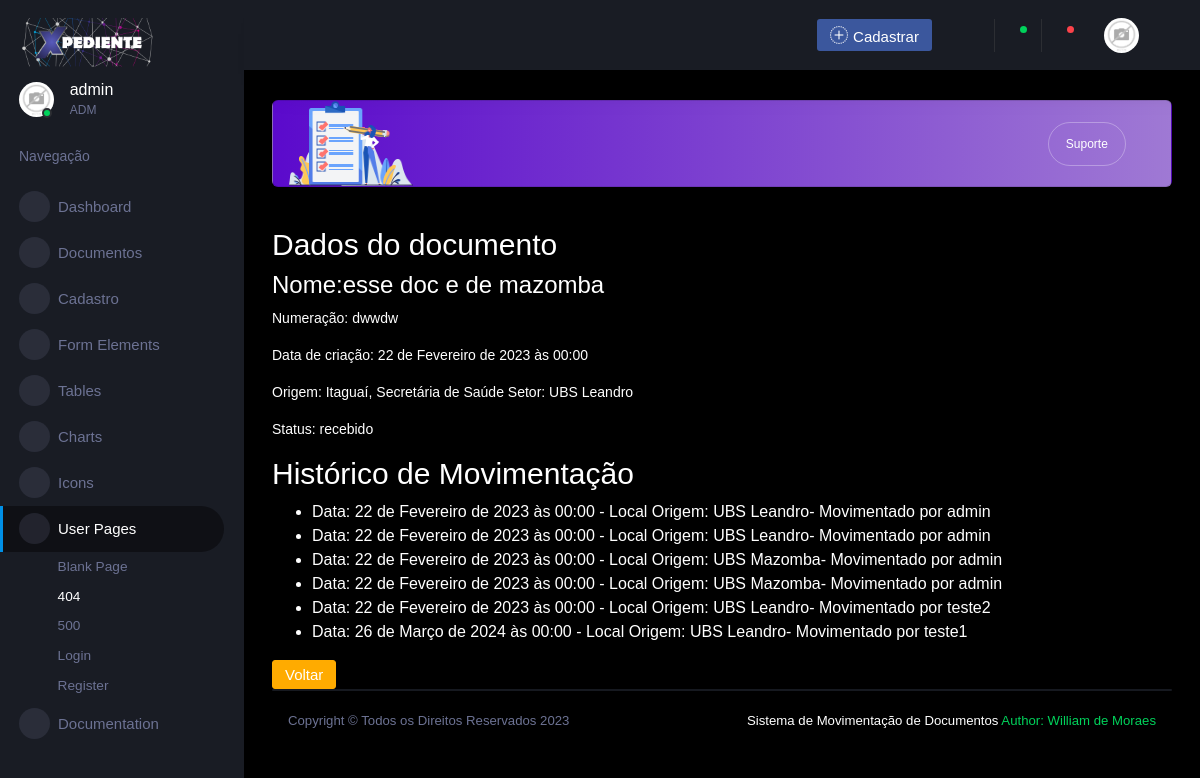
Page /documento_view/4 (signed in) on the committed database.
### App/models.py (models this page shows, shortened)
class Documento(models.Model):
    nome = models.CharField(max_length=60, blank=False, unique=True, null=True, verbose_name='Nome')
    tipo = models.CharField(max_length=15, blank=False, null=True, verbose_name='Tipo',
        choices=(
                ( 'processo' ,  'Processo' ),
                ( 'requerimeto' ,  'Requerimento' ),
                ( 'ata' ,  'Ata' ),
                ( 'ci' ,  'Ci' ),
                ( 'documento' ,  'Documento' ),
            ))
    numeracao = models.CharField(max_length=15, blank=False, unique=True, null=True, verbose_name='Numeração')
    ano = models.CharField(max_length=15,  blank=False, null=True, verbose_name='Ano')
    assunto = models.TextField(max_length=15, blank=True, null=True, verbose_name='Assunto')
    datainicial = models.DateTimeField(max_length=15, blank=True, null=True, verbose_name='Data Inicial')
    prefeitura = models.ForeignKey(Prefeitura, on_delete=models.CASCADE, verbose_name='Prefeitura')
    secretaria = models.ForeignKey(Secretaria, on_delete=models.CASCADE, verbose_name='Secretária')
    setor = models.ForeignKey(Setor, on_delete=models.CASCADE, verbose_name='Setor')
    status =models.CharField(max_length=10, blank=False, null=True, verbose_name='Status',
        choices=(
                ( 'registrado' ,  'Registrado' ),
                ( 'enviado' ,  'Enviado' ),
                ( 'recebido' ,  'Recebido' ),
            ))
    anexo = models.FileField(upload_to='anexo/', null=True , blank=True, verbose_name='Anexo')
    data_envio = models.DateTimeField(null=True, blank=True)
    data_recebimento = models.DateTimeField(null=True, blank=True)
    criadopor = models.ForeignKey(User, on_delete=models.PROTECT)
    origem = models.ForeignKey(User, on_delete=models.CASCADE, related_name='documentos_enviados')
    destino = models.ForeignKey(User, on_delete=models.CASCADE, related_name='documentos_recebidos')

class Prefeitura(models.Model):
    nome = models.CharField(max_length=30, blank=False, null=True,  verbose_name='Nome da Prefeitura')
    criadopor = models.ForeignKey(User, on_delete=models.PROTECT)

class Secretaria(models.Model):
    nome = models.CharField(max_length=40, blank=False, unique=True, null=True, verbose_name='Nome da Secretária')
    prefeitura = models.ForeignKey(Prefeitura, on_delete=models.CASCADE, verbose_name='Prefeitura')
    sigla = models.CharField(max_length=7, blank=False, null=True, verbose_name='Sigla da Secretária')
    phoneNumberRegex = RegexValidator(regex = r"^\+?1?\d{8,15}$") # regex validação
    telefone = models.CharField(validators = [phoneNumberRegex],max_length=17, blank=False, null=True, verbose_name='Telefone', )
    status =models.CharField(max_length=10, blank=False, null=True, verbose_name='Status',
        choices=(
         ( 'ativo' ,  'Ativo' ),
         ( 'inativo' , 'Inativo' ),
        ))
    cep = models.CharField(max_length=8, blank=False, null=True, verbose_name='cep')
    logradouro = models.CharField(max_length=70, blank=True, null=True, verbose_name='logradouro')
    complemento = models.CharField(max_length=70, blank=True, null=True, verbose_name='complemento')
    bairro = models.CharField(max_length=70, blank=True, null=True, verbose_name='bairro')
    localidade = models.CharField(max_length=70, blank=True, null=True, verbose_name='localidade')
    uf = models.CharField(max_length=10, blank=True, null=True, verbose_name='uf')
    criadopor = models.ForeignKey(User, on_delete=models.PROTECT)

class Setor(models.Model):
    nome = models.CharField(max_length=40, blank=False, null=True, verbose_name='Nome do setor')
    prefeitura = models.ForeignKey(Prefeitura, on_delete=models.PROTECT, verbose_name='Prefeitura')
    secretaria = models.ForeignKey(Secretaria, on_delete=models.PROTECT, verbose_name='Secretária')
    phoneNumberRegex = RegexValidator(regex = r"^\+?1?\d{8,15}$") # regex validação
    telefone = models.CharField(validators = [phoneNumberRegex],max_length=17, blank=False, null=True, verbose_name='Telefone', )
    status =models.CharField(max_length=10, blank=False, null=True, verbose_name='Status',
        choices=(
         ( 'ativo' ,  'Ativo' ),
         ( 'inativo' ,  'Inativo' ),
        ))
    cep = models.CharField(max_length=8, blank=False, null=True, verbose_name='cep')
    logradouro = models.CharField(max_length=70, blank=True, null=True, verbose_name='logradouro')
    complemento = models.CharField(max_length=70, blank=True, null=True, verbose_name='complemento')
    bairro = models.CharField(max_length=70, blank=True, null=True, verbose_name='bairro')
    localidade = models.CharField(max_length=70, blank=True, null=True, verbose_name='localidade')
    uf = models.CharField(max_length=10, blank=True, null=True, verbose_name='uf')
    criadopor = models.ForeignKey(User, on_delete=models.PROTECT)

class Historico(models.Model):
    documento = models.ForeignKey(Documento, on_delete=models.CASCADE)
    setor = models.ForeignKey(Setor, on_delete=models.CASCADE)
    data_entrada = models.DateTimeField(null=True, blank=True)
    data_saida = models.DateTimeField(null=True, blank=True)
    criadopor = models.ForeignKey(User, on_delete=models.PROTECT)

### App/views.py (the view)
# urls.py: path('documento_view/<int:pk>', DocumentoView.as_view(), name='documento_view'),
class DocumentoView(GroupRequiredMixin, LoginRequiredMixin, UpdateView):
    login_url = reverse_lazy('login')
    group_required = u'ADM','UBS LEANDRO','UBS MAZOMBA'
    model = Documento
    fields = [#'nome',
              'secretaria',
              'setor',
              'anexo',
              ]
    template_name='pages/documento/documentoview.html'
    success_url =  reverse_lazy ('documento_lista')
    def get_context_data(self, **kwargs):
        context = super().get_context_data(**kwargs)
        context['historicos'] = self.object.historico_set.all()
        return context

### App/templates/pages/documento/documentoview.html (shortened to what this page needs)
{% extends 'pages/base/modelo.html' %}
{% load crispy_forms_tags %}
{% load static %}
{% block conteudo %}
<h2>Dados do documento</h2>
<h3>Nome:{{ documento.nome }}</h3>
<p>Numeração: {{documento.numeracao}}</p>
<p>Data de criação: {{ documento.datainicial }}</p>
<p>Origem:
    {{ documento.prefeitura.nome }},
    {{ documento.secretaria.nome}}
    Setor: {{ documento.setor.nome}}
</p>
<p>Status: {{ documento.status }}</p>
<h2>Histórico de Movimentação</h2>
<ul>
{% for historico in historicos %}
  <li>Data: {{ historico.data_saida }} - Local Origem:  {{ historico.setor.nome }}- Movimentado por {{historico.criadopor}}</li>
{% empty %}
  <li>Nenhum histórico encontrado.</li>
{% endfor %}
</ul>
<a href="{% url 'documento_lista' %}"class="btn btn-warning", title='Voltar'>Voltar</a>
{% endblock conteudo %}

### rows in the picture
Documento: nome "esse doc e de mazomba", numeracao "dwwdw", datainicial "22 de Fevereiro de 2023 às 00:00", prefeitura.nome "Itaguaí", secretaria.nome "Secretária de Saúde", setor.nome "UBS Leandro", status "recebido"
Historico: data_saida "22 de Fevereiro de 2023 às 00:00", setor.nome "UBS Leandro", criadopor "admin"
Historico: data_saida "22 de Fevereiro de 2023 às 00:00", setor.nome "UBS Leandro", criadopor "admin"
Historico: data_saida "22 de Fevereiro de 2023 às 00:00", setor.nome "UBS Mazomba", criadopor "admin"
Historico: data_saida "22 de Fevereiro de 2023 às 00:00", setor.nome "UBS Mazomba", criadopor "admin"
Historico: data_saida "22 de Fevereiro de 2023 às 00:00", setor.nome "UBS Leandro", criadopor "teste2"
Historico: data_saida "26 de Março de 2024 às 00:00", setor.nome "UBS Leandro", criadopor "teste1"
